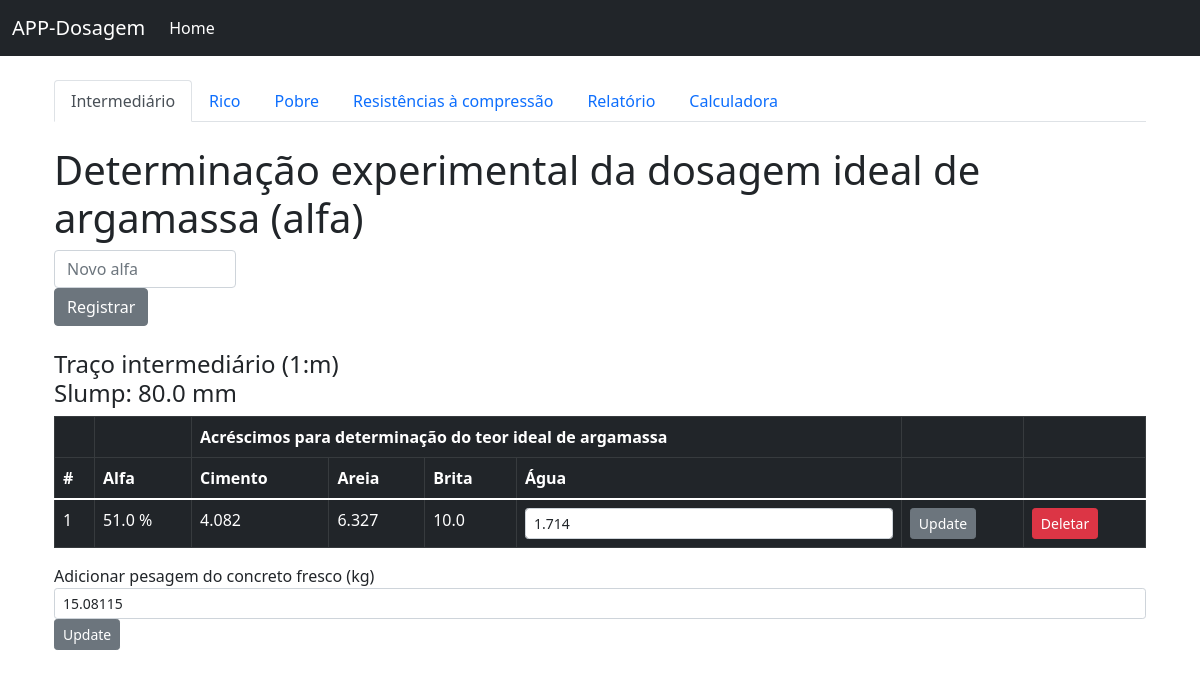
/dosagem/4, run on the app's committed database.
### app/models.py (models this page shows, shortened)
class Ensaios(db.Model):
    id = db.Column(db.Integer, primary_key=True)
    nome = db.Column(db.String(30))
    piloto = db.Column(db.Float)
    rico = db.Column(db.Float)
    pobre = db.Column(db.Float)
    cp = db.Column(db.Float)
    pesobrita = db.Column(db.Float)
    slump = db.Column(db.Float)
    umidade = db.Column(db.Float)
    volume = db.Column(db.Float)
    dosagem_piloto = db.relationship('Dosagem_piloto', backref='ensaio')
    dosagem_rico = db.relationship('Dosagem_rico', backref='ensaio')
    dosagem_pobre = db.relationship('Dosagem_pobre', backref='ensaio')
    cp_piloto = db.relationship('Cp_piloto', backref='ensaio')
    cp_rico = db.relationship('Cp_rico', backref='ensaio')
    cp_pobre = db.relationship('Cp_pobre', backref='ensaio')
    resultados = db.relationship('Resultados', backref='ensaio')
    teste = db.relationship('Teste', backref='ensaio')
    consumo_piloto = db.relationship('Consumo_piloto', backref='ensaio')
    consumo_rico = db.relationship('Consumo_rico', backref='ensaio')
    consumo_pobre = db.relationship('Consumo_pobre', backref='ensaio')

class Dosagem_piloto(db.Model):
    id = db.Column(db.Integer, primary_key=True)
    alfa = db.Column(db.Float)
    c_unitario = db.Column(db.Float)
    a_unitario = db.Column(db.Float)
    b_unitario = db.Column(db.Float)
    c_massa = db.Column(db.Float)
    a_massa = db.Column(db.Float)
    b_massa = db.Column(db.Float)
    c_acr = db.Column(db.Float)
    a_acr= db.Column(db.Float)
    a_massa_umida = db.Column(db.Float)
    umidade_agregado = db.Column(db.Float)
    agua = db.Column(db.Float)
    agua_cimento = db.Column(db.Float)
    indice = db.Column(db.Integer)
    ensaio_id = db.Column(db.Integer, db.ForeignKey('ensaios.id'))

class Consumo_piloto(db.Model):
    id = db.Column(db.Integer, primary_key=True)
    kg_piloto = db.Column(db.Float)
    ensaio_id = db.Column(db.Integer, db.ForeignKey('ensaios.id'))

### app/routes.py (the view, shortened to what this page needs)
@app.route('/dosagem/<int:id>', methods=['POST', 'GET'])
def dosagem(id):
    form = Alfa()
    ensaio_salvo = Ensaios.query.filter_by(id=id).first()
    c = Consumo_piloto.query.filter_by(ensaio_id=id).first()
    cr = Consumo_piloto.query.filter_by(ensaio_id=id).first()
    cpb = Consumo_piloto.query.filter_by(ensaio_id=id).first()
    if c == None:
        kg_piloto = Consumo_piloto(kg_piloto=0, ensaio=ensaio_salvo)
        db.session.add(kg_piloto)
        db.session.commit()
    if cr == None:
        kg_rico = Consumo_rico(kg_rico=0, ensaio=ensaio_salvo)
        db.session.add(kg_rico)
        db.session.commit()
    if cpb == None:
        kg_pobre = Consumo_pobre(kg_pobre=0, ensaio=ensaio_salvo)
        db.session.add(kg_pobre)
        db.session.commit()
    dosagens_do_ensaio_salvo = ensaio_salvo.dosagem_piloto
    m = ensaio_salvo.piloto
    pesobrita = ensaio_salvo.pesobrita
    slump = ensaio_salvo.slump
    m_rico = ensaio_salvo.rico
    m_pobre = ensaio_salvo.pobre
    alfa_ordenado = Dosagem_piloto.query.filter_by(ensaio_id=id).order_by(Dosagem_piloto.alfa).all()
    if dosagens_do_ensaio_salvo != []:
        contador = 0
        indice = 1
        for i in alfa_ordenado:
            alfa = i.alfa
            if contador == 0:
                alfaantigo = 0
            else:
                alfaantigo = alfa_ordenado[contador-1].alfa
            traco = Ensaio(
                m = m,
                alfa = alfa,
                pesobrita = pesobrita,
                alfaantigo = alfaantigo)
            i.alfa = alfa
            i.c_unitario = traco.massas_unitarias()[0]
            i.a_unitario = traco.massas_unitarias()[1]
            i.b_unitario = traco.massas_unitarias()[2]
            i.c_massa = traco.massas_iniciais()[0]
            i.a_massa = traco.massas_iniciais()[1]
            i.b_massa = traco.massas_iniciais()[2]
            i.c_acr = traco.quantidades_adicionar()[0]
            i.a_acr = traco.quantidades_adicionar()[1]
            i.a_massa_umida = traco.umidade_agregado()[0]
            i.umidade_agregado = traco.umidade_agregado()[1]
            i.ensaio = ensaio_salvo
            i.indice = indice
            db.session.commit()
            contador = contador + 1
            indice = indice + 1
    return render_template("dosagem.html", form=form, id=id, dosagens_do_ensaio_salvo=dosagens_do_ensaio_salvo, m=m, slump=slump, pesobrita=pesobrita, alfa_ordenado=alfa_ordenado, c=c)

### app/forms.py
class Alfa(FlaskForm):
    alfa = FloatField('Alfa:')
    submit = SubmitField('Registrar')

### app/traco_dosagem.py (called while the page is built)
    def massas_unitarias(self):
        cimento_unitario = 1
        areia_unitario= round(self.alfa*(1+self.m)-1, self.arredondamento)
        pedra_unitario = round(self.m-areia_unitario, self.arredondamento)
        return(cimento_unitario, areia_unitario, pedra_unitario)

    def massas_iniciais(self):
        a = self.alfa*(1+self.m)-1
        p = self.m-a
        massa_cimento = round(self.pesobrita/p, self.arredondamento)
        massa_areia = round(self.pesobrita*a/p, self.arredondamento)
        massa_pedra = round(self.pesobrita, self.arredondamento)
        return(massa_cimento, massa_areia, massa_pedra)

    def quantidades_adicionar(self):
        if self.alfaantigo == 0:
            return(0,0)
        else:
            massa_antiga = self.massas_iniciais_antigas()
            massa_nova = self.massas_iniciais()
            adicionar_cimento = round(massa_nova[0] - massa_antiga[0], self.arredondamento)
            adicionar_areia = round(massa_nova[1] - massa_antiga[1], self.arredondamento)
            return(adicionar_cimento, adicionar_areia)

    def umidade_agregado(self):
        fator_umidade = self.umidade/100
        areia_seca = self.massas_iniciais()[1]
        areia_umida = round(areia_seca/(1-fator_umidade), self.arredondamento)
        massa_de_agua = round(areia_umida - areia_seca, self.arredondamento)
        return(areia_umida, massa_de_agua)

### app/templates/dosagem.html (shortened to what this page needs)
{% extends 'base.html' %}
{% block content %}
<div class="container">
    <div class = "row">
        <div class="container">
            <ul class="nav nav-tabs">
              <li class="nav-item">
                <a class="nav-link active" aria-current="page" href="/dosagem/{{ id }}">Intermediário</a>
              </li>
              <li class="nav-item">
                <a class="nav-link" href="/rico/{{ id }}">Rico</a>
              </li>
              <li class="nav-item">
                <a class="nav-link" href="/pobre/{{ id }}">Pobre</a>
              </li>
              <li class="nav-item">
                <a class="nav-link" href="/corpo_de_prova/{{ id }}">Resistências à compressão</a>
              </li>
              <li class="nav-item">
                <a class="nav-link" href="/resultados/{{ id }}">Relatório</a>
              </li>
              <li class="nav-item">
                <a class="nav-link" href="/calculadora/{{ id }}">Calculadora</a>
              </li>
            </ul>
            <br>
        </div>
    </div>
    <h1>Determinação experimental da dosagem ideal de argamassa (alfa)</h1>
    <div class=row>
        <form method="POST">
            <div class=col-2>
                {{ form.alfa(class="form-control", type="number", step="any", placeholder='Novo alfa') }}
            </div>
            <div class=col-2>
                {{ form.submit(class="btn btn-secondary") }}
            </div>
        </form>
    </div>
    <br>
    <h4>Traço intermediário (1:m)<br>Slump: {{ slump }} mm</h4>
    <div class="table-responsive">
    <table class="table table-dark table-hover table-bordered">
    <thead>
        <tr>
            <th></th>
            <th></th>
            <th colspan="4">Acréscimos para determinação do teor ideal de argamassa</th>
            <th></th>
            <th></th>
        </tr>
        <tr>
            <th>#</th>
            <th>Alfa</th>
            <th>Cimento</th>
            <th>Areia</th>
            <th>Brita</th>
            <th>Água</th>
            <th></th>
            <th></th>
        </tr>
    </thead>
    <tbody>
    {% for i in alfa_ordenado %}
    <form method="POST" action="/agua">
        <tr>
            <td>{{ i.indice }}</td>
            <td>{{ i.alfa }} %</td>
            {% if i.indice == 1 %}
                <td>{{ i.c_massa }}</td>
                <td>{{ i.a_massa }}</td>
                <td>{{ pesobrita }}</td>
            {% else %}
                <td> + {{ i.c_acr }}</td>
                <td> + {{ i.a_acr }}</td>
                <td> + 0 </td>
            {% endif %}
            <td><input type="hidden" value="{{ i.id }}" name="i_id">
            <input type="number" step="any" size="1" class="form-control form-control-sm" value="{{ i.agua }}" name="valor_agua_novo"></td>
            <td><input type="submit" class="btn btn-secondary btn-sm" value="Update"></td>
            <td><a type="button" class='btn btn-danger btn-sm' data-bs-toggle="modal" data-bs-target="#exampleModal{{ i.id }}">Deletar</a></td>
        </tr>
    </form>
    {% endfor %}
    </tbody>
    </table>
    </div>
    <div>
      Adicionar pesagem do concreto fresco (kg)
      <form method="POST" action="/dosagem/pesagem/{{ id }}">
      <input type="number" step="any" size="1" class="form-control form-control-sm" value="{{ c.kg_piloto }}" name="pesagem_piloto">
      <input type="submit" class="btn btn-secondary btn-sm" value="Update">
      </form>
    </div>
</div>
{% endblock %}

### data on the page
Ensaios: slump "80.0", pesobrita "10.0"
Dosagem_piloto: indice "1", alfa "51.0", c_massa "4.082", a_massa "6.327", valor_agua_novo "1.714"
Consumo_piloto: pesagem_piloto "15.08115"
